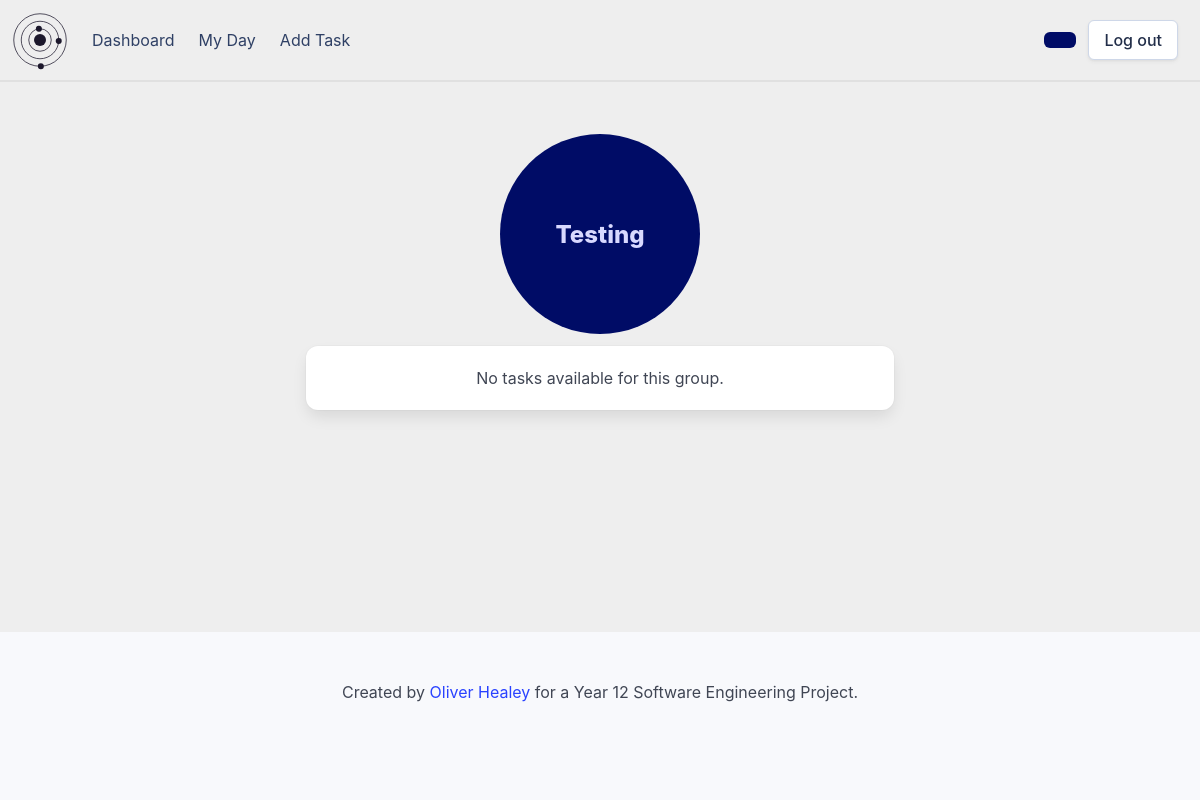
The page /group/9d1cfdcf-916f-4556-8631-0899ae67c7f7 on the database as committed earlier.
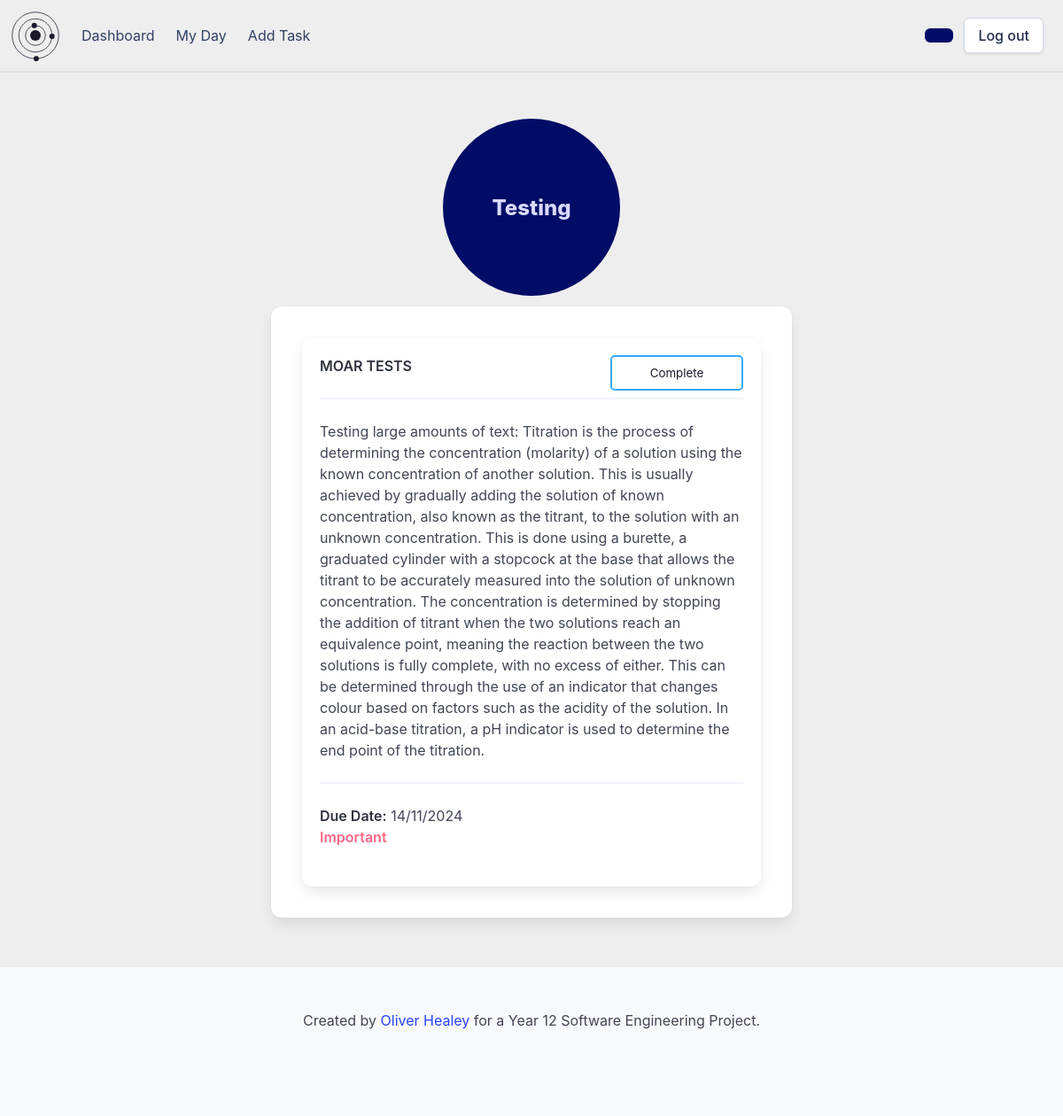
The same page on the database as committed later.
### setup_db.py (models this page shows)
class Group(Base):
    __tablename__ = 'groups'
    group_id = Column(String, primary_key=True, nullable=False)
    group_name = Column(String, nullable=False, unique=True)
    user_id = Column(String, ForeignKey('userdetails.id'), nullable=False)
    user = relationship('User', back_populates='groups')
    tasks = relationship('Task', back_populates='groups')

class Task(Base):
    __tablename__ = 'tasks'
    task_id = Column(String, primary_key=True)
    name = Column(String, nullable=False)
    details = Column(String)
    important = Column(Boolean, nullable=False)
    due_date = Column(DateTime, nullable=False)
    completed = Column(Boolean, nullable=False)
    user_id = Column(String, ForeignKey('userdetails.id'), nullable=False)
    group_id = Column(String, ForeignKey('groups.group_id'), nullable=False)
    user = relationship('User', back_populates='tasks')
    groups = relationship('Group', back_populates='tasks')

### app.py (the view)
@app.route('/group/<group_id>')
def viewGroup(group_id):
    group = sessionDb.query(Group).filter(Group.group_id == group_id).first()
    tasks = sessionDb.query(Task).filter(Task.group_id == group_id).order_by(Task.due_date).all()
    return render_template('group.html', group=group, tasks=tasks, showDetails=True)

### templates/group.html (shortened to what this page needs)
{% extends 'base_loggedin.html' %}
{% block content %}
    <div class="circle-holder column is-full is-centered">
        <div class="group-circle" onclick="window.location.href='/group/{{ group.group_id }}'">
            <div class="hero-body">
                <p class="group-circle-title title is-4">{{ group.group_name }}</p>
            </div>
        </div>
    </div>
    <div class="columns is-centered">
        <div class="column is-half">
            <div class="box">
                <div class="columns is-multiline">
                    {% for task in tasks %}
                        {% if task.group_id == group.group_id %}
                            <div class="column is-full">
                                {% include 'task_box.html' %}
                            </div>
                        {% endif %}
                    {% endfor %}
                    {% if tasks|length == 0 %}
                        <div class="column is-full has-text-centered">
                            <p>No tasks available for this group.</p>
                        </div>
                    {% endif %}
                </div>
            </div>
        </div>
    </div>
{% endblock %}

### templates/base_loggedin.html (shortened to what this page needs)
<!DOCTYPE html>
<html>
    <head>
        <link rel="stylesheet" href= "{{ url_for('static',filename='styles/styles.css') }}">
    </head>
    <body>
        <div id="page-container">
            <header>
                <nav class="navbar" role="navigation" aria-label="main navigation">
                    <div class="navbar-brand">
                    </div>
                    <div class="navbar-menu">
                        <div class="navbar-start">
                            <a class="navbar-item" href="/dashboard">
                                Dashboard
                            </a>
                            <a class="navbar-item" href="/myday">
                                My Day
                            </a>
                            <a class="navbar-item" href="/addtask">
                                Add Task
                            </a>
                        </div>
                    <div class="navbar-end">
                        <div class="navbar-item">
                            <div class="buttons">
                                <a class="button is-link" href="">
                                </a>
                                <a class="button" href="/">
                                    Log out
                                </a>
                            </div>
                        </div>
                    </div>
                    </div>
                </nav>
            </header>
            <section class="hero">
                <div class="hero-body">
            </section>
            <div class='content'>
                {% block content %}{% endblock %}
            </div>
            <div style="padding-bottom: 200px;"></div>
            <footer class="footer">
                <div class="content has-text-centered">
                    <p>
                        Created by <a href="https://github.com/healey-o/12-SE-webapp-assessment">Oliver Healey</a> for a Year 12 Software Engineering Project.
                    </p>
                </div>
            </footer>
        </div>
    </body>
</html>

### templates/task_box.html (shortened to what this page needs)
<div class="box task-box" onclick="window.location.href='/task/{{ task.task_id }}'">
    <div class="content">
        <p>
            <strong class="{{ 'has-text-success' if task.completed else '' }}">{{ task.name }}</strong>
            <hr>
            {% if showDetails %}
                {{ task.details }}
                <hr>
            {% endif %}
            {% if not task.completed %}
                <strong class="">Due Date:</strong> {{ task.due_date.strftime('%d/%m/%Y') }}<br>
                {% if task.important %}
                    <strong class="has-text-danger circle-header">Important</strong><br>
                {% endif %}
            {% else %}
                <strong class="has-text-success">Task Complete</strong>
            {% endif %}
        </p>
    </div>
    {% if not task.completed %}
        <form action="/complete" method="POST">
            <input type="submit" value="Complete" class="task-complete-button">
        </form>
    {% else %}
        <form action="/decomplete" method="POST">
            <input type="hidden" name="task_id" value="{{ task.task_id }}">
            <input type="submit" value="Remove Complete" class="task-complete-button">
        </form>
    {% endif %}
</div>

### static/styles/styles.css (style rules this page uses)
:root { --bulma-primary-h: 206deg; --bulma-primary-l: 61%; --bulma-link-l: 20%; --bulma-info-h: 63deg; --bulma-info-l: 68%; --bulma-scheme-s: 36%; --bulma-body-background-color: light-dark(#eeeeee, #0f141f); color-scheme: light dark; --accent-color: light-dark(#1c182c, #e0e0e0); --accent-color-invert: light-dark(#e0e0e0, #160f34); }
header { padding:10px; border-bottom: var(--accent-color-invert) solid 2px; }
body { margin: none; padding: none; }
#page-container { position: relative; min-height: 100vh; margin: none; padding: none; }
.navbar { background-color: var(--bulma-body-background-color); }
#logo-svg { padding-right: 10px; }
.hero-body { padding: 20px; }
.hero { margin-left: 20px; margin-right: 20px; border-radius: 20px; }
.circle-holder { display: flex; justify-content: center; align-items: center; }
.group-circle { position: relative; border-radius: 50%; width: 200px; text-align: center; align-content: center; overflow: visible; height: 200px; background-color: var(--bulma-link); }
.group-circle-title { color: #d8d9ff; }
.circle-header { color: #1c182c; }
.task-box { position: relative; overflow: hidden; transition: all 0.5s; cursor: pointer; margin: 15px; }
.task-box:before { content: ''; position: absolute; opacity: 0; height: 100%; width: 100%; top: 0px; bottom: 0px; right: 0px; align-content: center; padding: 10px; transition: 0.5s; color: #0f141f; background-color: var(--bulma-primary); }
.task-box:after { content: 'Click for more details...'; opacity: 0; position: absolute; bottom: -20px; right: 20px; transition: 0.5s; font-size: 0.7rem; }
.task-complete-button { position: absolute; top: 20px; right: 20px; width: 150px; height: 40px; background-color: transparent; border: var(--bulma-primary) solid 2px; color: var(--accent-color); border-radius: 5px; padding: 5px; cursor: pointer; }
.footer { position: absolute; bottom: 0px; width: 100%; }

Rows that differ between the two databases and show on the page:
added Task: name "MOAR TESTS", details "Testing large amounts of text: Titration is the process of determining the concentration (molarity) of a solution using the known concentration of another solution. This is usually achieved by gradually adding the solution of known concentration, also known as the titrant, to the solution with an unknown concentration. This is done using a burette, a graduated cylinder with a stopcock at the base that allows the titrant to be accurately measured into the solution of unknown concentration. The concentration is determined by stopping the addition of titrant when the two solutions reach an equivalence point, meaning the reaction between the two solutions is fully complete, with no excess of…", due_date "14/11/2024", important "Important"
Other text that changed with them:
text no longer shown: "No tasks available for this group."
